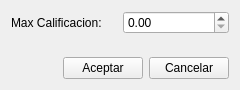
<?xml version="1.0" encoding="UTF-8"?>
<ui version="4.0">
 <class>Form</class>
 <widget class="QWidget" name="Form">
  <property name="geometry">
   <rect>
    <x>0</x>
    <y>0</y>
    <width>240</width>
    <height>90</height>
   </rect>
  </property>
  <property name="minimumSize">
   <size>
    <width>240</width>
    <height>90</height>
   </size>
  </property>
  <property name="windowTitle">
   <string>Form</string>
  </property>
  <layout class="QVBoxLayout" name="verticalLayout">
   <item>
    <layout class="QHBoxLayout" name="horizontalLayout_2">
     <item>
      <widget class="QLabel" name="label">
       <property name="text">
        <string>Max Calificacion:</string>
       </property>
      </widget>
     </item>
     <item>
      <widget class="QDoubleSpinBox" name="cal_num">
       <property name="maximum">
        <double>100.000000000000000</double>
       </property>
       <property name="stepType">
        <enum>QAbstractSpinBox::DefaultStepType</enum>
       </property>
      </widget>
     </item>
    </layout>
   </item>
   <item>
    <spacer name="verticalSpacer">
     <property name="orientation">
      <enum>Qt::Vertical</enum>
     </property>
     <property name="sizeHint" stdset="0">
      <size>
       <width>20</width>
       <height>40</height>
      </size>
     </property>
    </spacer>
   </item>
   <item>
    <layout class="QHBoxLayout" name="horizontalLayout">
     <item>
      <spacer name="horizontalSpacer">
       <property name="orientation">
        <enum>Qt::Horizontal</enum>
       </property>
       <property name="sizeHint" stdset="0">
        <size>
         <width>40</width>
         <height>20</height>
        </size>
       </property>
      </spacer>
     </item>
     <item>
      <widget class="QPushButton" name="aceptar_btn">
       <property name="text">
        <string>Aceptar</string>
       </property>
      </widget>
     </item>
     <item>
      <widget class="QPushButton" name="cancelar_btn">
       <property name="text">
        <string>Cancelar</string>
       </property>
      </widget>
     </item>
    </layout>
   </item>
  </layout>
 </widget>
 <resources/>
 <connections/>
</ui>
